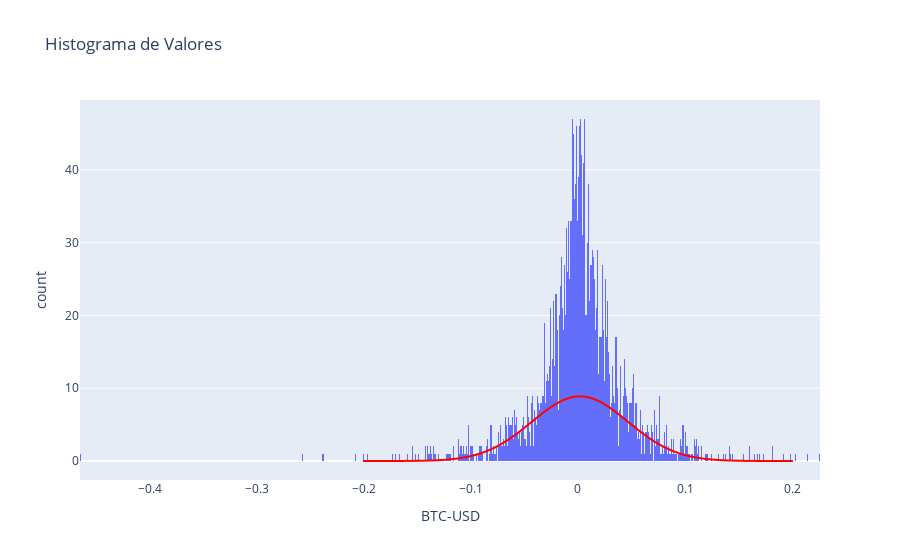

Write notebook code for a chart like this one.
### Code cell
import scipy.stats as stats

# Calcular la media y la desviación estándar de los retornos
ret_mean = ret_close_df['BTC-USD'].mean()
ret_std = ret_close_df['BTC-USD'].std()

fig = px.histogram(ret_close_df, x='BTC-USD', nbins=1000, title='Histograma de Valores')

# Generar la distribución normal teórica basada en la media y la desviación estándar
x = np.linspace(-0.2, 0.2, 5000)
pdf_normal = stats.norm.pdf(x, loc=ret_mean, scale=ret_std)

# Añadir la línea de la distribución normal
fig.add_trace(px.line(x=x,
                      y=pdf_normal,
                      color_discrete_sequence=["red"]).data[0])



# Mostrar el gráfico
fig.show()

### Figure 1 — Plotly figure (JSON) as saved in the notebook; plotly's stock layout.template omitted (floating-point values rounded to 4 significant figures; data arrays with more than 128 entries replaced by an {"elided": "..."} marker saying what was removed)
{"data": [{"alignmentgroup": "True", "bingroup": "x", "hovertemplate": "BTC-USD=%{x}<br>count=%{y}<extra></extra>", "legendgroup": "", "marker": {"color": "#636efa", "pattern": {"shape": ""}}, "name": "", "nbinsx": 1000, "offsetgroup": "", "orientation": "v", "showlegend": false, "type": "histogram", "x": {"elided": "2256 float values"}, "xaxis": "x", "yaxis": "y"}, {"hovertemplate": "x=%{x}<br>y=%{y}<extra></extra>", "legendgroup": "", "line": {"color": "red", "dash": "solid"}, "marker": {"symbol": "circle"}, "mode": "lines", "name": "", "showlegend": false, "type": "scattergl", "x": {"elided": "5000 float values"}, "xaxis": "x", "y": {"elided": "5000 float values"}, "yaxis": "y"}], "layout": {"barmode": "relative", "legend": {"tracegroupgap": 0}, "title": {"text": "Histograma de Valores"}, "xaxis": {"anchor": "y", "domain": [0, 1], "title": {"text": "BTC-USD"}}, "yaxis": {"anchor": "x", "domain": [0, 1], "title": {"text": "count"}}}}
